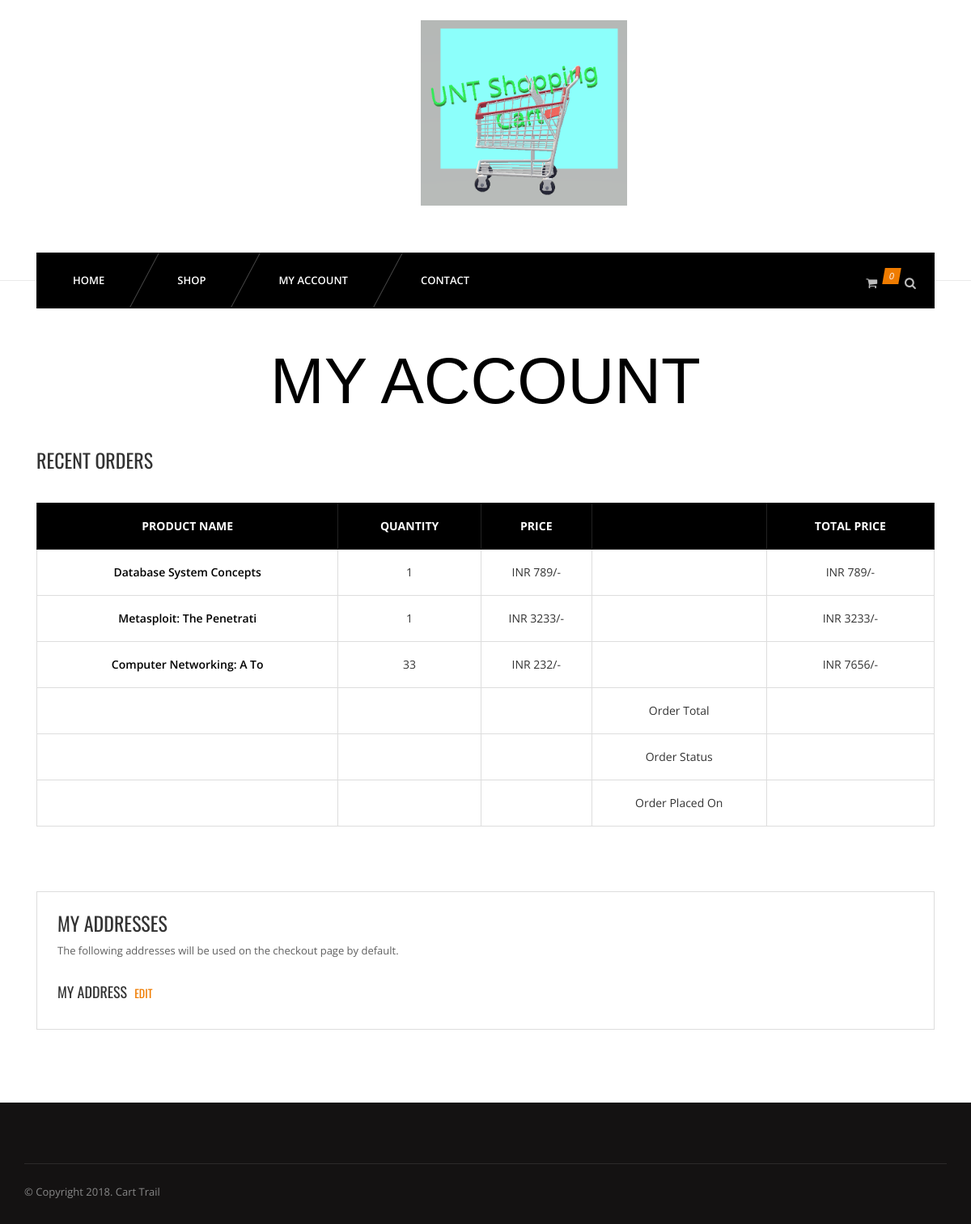
The app's page /view-order.php?id=2 (signed in) with its own data.
### tables this page shows
CREATE TABLE `orderitems` (
  `id` int(11) NOT NULL,
  `pid` int(11) NOT NULL,
  `pquantity` varchar(255) NOT NULL,
  `orderid` int(11) NOT NULL,
  `productprice` varchar(255) NOT NULL
);

CREATE TABLE `products` (
  `id` int(11) NOT NULL,
  `name` varchar(255) NOT NULL,
  `catid` int(11) NOT NULL,
  `price` varchar(255) NOT NULL,
  `thumb` varchar(255) NOT NULL,
  `description` varchar(255) NOT NULL,
  `quantity` int(200) NOT NULL
);

### view-order.php (the view, shortened to what this page needs)
<?php
include 'inc/header.php';
include 'inc/nav.php';
?>
	<section id="content">
		<div class="content-blog content-account">
			<div class="container">
				<div class="row">
					<div class="page_header text-center">
						<h2>My Account</h2>
					</div>
					<div class="col-md-12">
			<h3>Recent Orders</h3>
			<br>
			<table class="cart-table account-table table table-bordered">
				<thead>
					<tr>
						<th>Product Name</th>
						<th>Quantity</th>
						<th>Price</th>
						<th></th>
						<th>Total Price</th>
					</tr>
				</thead>
				<tbody>
				<?php
					if(isset($_GET['id']) & !empty($_GET['id'])){
						$oid = $_GET['id'];
					}else{
						header('location: my-account.php');
					}
					$orditmsql = "SELECT * FROM orderitems o JOIN products p WHERE o.orderid=$oid AND o.pid=p.id";
					$orditmres = mysqli_query($connection, $orditmsql);
					while($orditmr = mysqli_fetch_assoc($orditmres)){
				?>
					<tr>
						<td>
							<a href="single.php?id=<?php echo $orditmr['pid']; ?>"><?php echo substr($orditmr['name'], 0, 25); ?></a>
						</td>
						<td>
							<?php echo $orditmr['pquantity']; ?>
						</td>
						<td>
							INR <?php echo $orditmr['productprice']; ?>/-
						</td>
						<td>
						</td>
						<td>
							INR <?php echo $orditmr['productprice']*$orditmr['pquantity']; ?>/-
						</td>
					</tr>
				<?php } ?>
					<tr>
						<td></td>
						<td></td>
						<td></td>
						<td>
							Order Total
						</td>
						<td>
						</td>
					</tr>
					<tr>
						<td></td>
						<td></td>
						<td></td>
						<td>
							Order Status
						</td>
						<td>
						</td>
					</tr>
					<tr>
						<td></td>
						<td></td>
						<td></td>
						<td>
							Order Placed On
						</td>
						<td>
						</td>
					</tr>
				</tbody>
			</table>
			<br>
			<br>
			<br>
			<div class="ma-address">
						<h3>My Addresses</h3>
						<p>The following addresses will be used on the checkout page by default.</p>
			<div class="row">
				<div class="col-md-6">
								<h4>My Address <a href="edit-address.php">Edit</a></h4>
				</div>
				<div class="col-md-6">
				</div>
			</div>
			</div>
					</div>
				</div>
			</div>
		</div>
	</section>
<?php include 'inc/footer.php' ?>

### css/light.css (style rules this page uses)
body { background-color:#fff; }
p { color:#5f5f5f; }

### records on screen
orderitems: products.name "Database System Concepts", pquantity "1", productprice "789", $orditmr['productprice']*$orditmr['pquantity'] "789"
orderitems: products.name "Metasploit: The Penetrati", pquantity "1", productprice "3233", $orditmr['productprice']*$orditmr['pquantity'] "3233"
orderitems: products.name "Computer Networking: A To", pquantity "33", productprice "232", $orditmr['productprice']*$orditmr['pquantity'] "7656"
